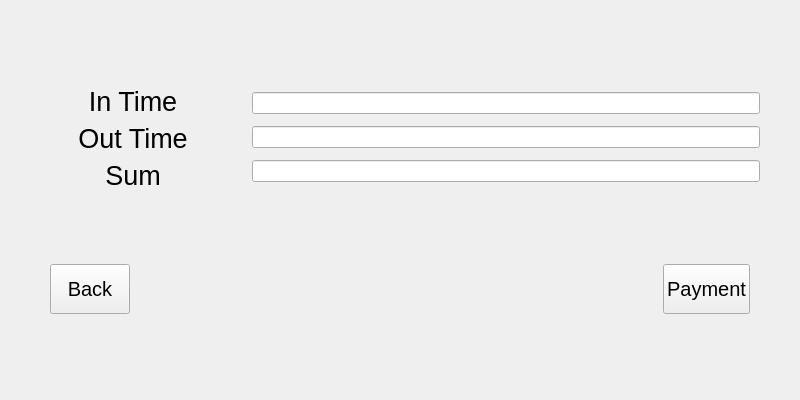
<?xml version="1.0" encoding="UTF-8"?>
<ui version="4.0">
 <class>PaymentUI</class>
 <widget class="QWidget" name="PaymentUI">
  <property name="geometry">
   <rect>
    <x>0</x>
    <y>0</y>
    <width>800</width>
    <height>400</height>
   </rect>
  </property>
  <property name="windowTitle">
   <string>Form</string>
  </property>
  <layout class="QVBoxLayout" name="verticalLayout_6">
   <item>
    <widget class="QStackedWidget" name="stackedWidget">
     <widget class="QWidget" name="page_3">
      <layout class="QHBoxLayout" name="horizontalLayout_3">
       <item>
        <layout class="QVBoxLayout" name="verticalLayout_3" stretch="0,6,0,3,0">
         <item>
          <spacer name="verticalSpacer">
           <property name="orientation">
            <enum>Qt::Vertical</enum>
           </property>
           <property name="sizeHint" stdset="0">
            <size>
             <width>20</width>
             <height>60</height>
            </size>
           </property>
          </spacer>
         </item>
         <item>
          <layout class="QHBoxLayout" name="horizontalLayout" stretch="3,7">
           <item>
            <layout class="QVBoxLayout" name="verticalLayout">
             <item>
              <widget class="QLabel" name="entry_time_label">
               <property name="font">
                <font>
                 <pointsize>20</pointsize>
                </font>
               </property>
               <property name="text">
                <string>In Time</string>
               </property>
               <property name="alignment">
                <set>Qt::AlignCenter</set>
               </property>
              </widget>
             </item>
             <item>
              <widget class="QLabel" name="departure_time_label">
               <property name="font">
                <font>
                 <pointsize>20</pointsize>
                </font>
               </property>
               <property name="text">
                <string>Out Time</string>
               </property>
               <property name="alignment">
                <set>Qt::AlignCenter</set>
               </property>
              </widget>
             </item>
             <item>
              <widget class="QLabel" name="total_fee_label">
               <property name="font">
                <font>
                 <pointsize>20</pointsize>
                </font>
               </property>
               <property name="text">
                <string>Sum</string>
               </property>
               <property name="alignment">
                <set>Qt::AlignCenter</set>
               </property>
              </widget>
             </item>
            </layout>
           </item>
           <item>
            <layout class="QVBoxLayout" name="verticalLayout_2">
             <property name="spacing">
              <number>6</number>
             </property>
             <property name="rightMargin">
              <number>20</number>
             </property>
             <item>
              <widget class="QLineEdit" name="entry_time_line"/>
             </item>
             <item>
              <widget class="QLineEdit" name="departure_time_line"/>
             </item>
             <item>
              <widget class="QLineEdit" name="total_fee_line"/>
             </item>
            </layout>
           </item>
          </layout>
         </item>
         <item>
          <spacer name="verticalSpacer_2">
           <property name="orientation">
            <enum>Qt::Vertical</enum>
           </property>
           <property name="sizeHint" stdset="0">
            <size>
             <width>20</width>
             <height>20</height>
            </size>
           </property>
          </spacer>
         </item>
         <item>
          <layout class="QHBoxLayout" name="horizontalLayout_2">
           <property name="spacing">
            <number>0</number>
           </property>
           <property name="leftMargin">
            <number>30</number>
           </property>
           <property name="rightMargin">
            <number>30</number>
           </property>
           <item>
            <widget class="QPushButton" name="back_button">
             <property name="maximumSize">
              <size>
               <width>100</width>
               <height>50</height>
              </size>
             </property>
             <property name="font">
              <font>
               <pointsize>15</pointsize>
              </font>
             </property>
             <property name="text">
              <string>Back</string>
             </property>
            </widget>
           </item>
           <item>
            <spacer name="horizontalSpacer">
             <property name="orientation">
              <enum>Qt::Horizontal</enum>
             </property>
             <property name="sizeHint" stdset="0">
              <size>
               <width>20</width>
               <height>20</height>
              </size>
             </property>
            </spacer>
           </item>
           <item>
            <widget class="QPushButton" name="payment_button">
             <property name="sizePolicy">
              <sizepolicy hsizetype="Minimum" vsizetype="Fixed">
               <horstretch>0</horstretch>
               <verstretch>0</verstretch>
              </sizepolicy>
             </property>
             <property name="maximumSize">
              <size>
               <width>200</width>
               <height>50</height>
              </size>
             </property>
             <property name="font">
              <font>
               <pointsize>15</pointsize>
              </font>
             </property>
             <property name="text">
              <string>Payment</string>
             </property>
            </widget>
           </item>
          </layout>
         </item>
         <item>
          <spacer name="verticalSpacer_3">
           <property name="orientation">
            <enum>Qt::Vertical</enum>
           </property>
           <property name="sizeHint" stdset="0">
            <size>
             <width>20</width>
             <height>20</height>
            </size>
           </property>
          </spacer>
         </item>
        </layout>
       </item>
      </layout>
     </widget>
    </widget>
   </item>
  </layout>
 </widget>
 <resources/>
 <connections/>
</ui>
